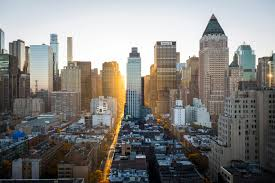
#> input picture images/city.jpg, 275 x 183 px
$ python image_processor_manual.py --operation grayscale --input images/city.jpg --output out.png
#> lines starting #> are read from the running program, lines starting #| are printed output that depends on the picture
#> in process_manual, img is the input picture: shape (183, 275, 3); mean B, G, R 126.1, 129.4, 131
import argparse
import cv2
import numpy as np

# --- 1. Grayscale: Vector Operation ---
def manual_grayscale(img_float):
    """
    Manually converts an BGR image (3D array) to grayscale (2D array)
    using the luminosity weighted average (Vector Operation).
    BGR indices: B=0, G=1, R=2 (OpenCV default).
    """
    # Isolate color channels using NumPy slicing
    B = img_float[:, :, 0]
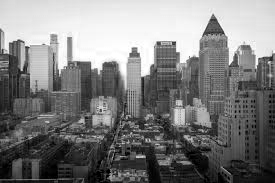
#> B: shape (183, 275) float32; min 0, max 255, mean 126.1
    G = img_float[:, :, 1]
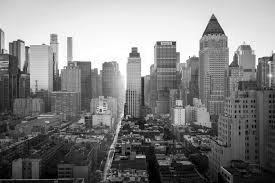
#> G: shape (183, 275) float32; min 0, max 255, mean 129.4
    R = img_float[:, :, 2]
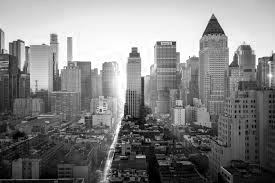
#> R: shape (183, 275) float32; min 0, max 255, mean 131

    # Perform the weighted sum (Vector Operation)
    # Gray = 0.114*B + 0.587*G + 0.299*R
    grayscale_img = (0.114 * B) + (0.587 * G) + (0.299 * R)

    return grayscale_img

# --- 2. Convolution: Core Matrix Operation ---
# [68 lines left out: functions convolve2d, manual_blur, manual_edge, not called in this run]

# ----------------------------------------
# Main processing logic and command line arguments
# ----------------------------------------

def process_manual(operation, input_path, output_path):
    img = cv2.imread(input_path)
    if img is None:
        print(f"Error: Could not load image from {input_path}")
        return

    processed_img = None

    # Convert image to float32 for accurate numerical calculations
    img_float = img.astype(np.float32)

    if operation == 'grayscale':
        # Apply manual grayscale function
        processed_img = manual_grayscale(img_float)

    else:
        # Blur and Edge detection typically start from a grayscale image
        gray_img = manual_grayscale(img_float)

        if operation == 'blur':
            processed_img = manual_blur(gray_img)
        elif operation == 'edge':
            processed_img = manual_edge(gray_img)
        else:
            print(f"Error: Unsupported operation '{operation}'.")
            return

    # Final cleanup and saving
    if processed_img is not None:
        # Clip values to 0-255 range and convert back to 8-bit integer
        processed_img = np.clip(processed_img, 0, 255).astype(np.uint8)
        cv2.imwrite(output_path, processed_img)
        print(f"✅ Successfully applied {operation} (MANUAL) and saved to {output_path}")

if __name__ == "__main__":
    parser = argparse.ArgumentParser(description="Manual Image Processor using NumPy for array/matrix operations.")
    parser.add_argument('--operation', required=True, choices=['grayscale', 'blur', 'edge'], help='Image transformation to apply.')
    parser.add_argument('--input', required=True, help='Path to the input image.')
    parser.add_argument('--output', required=True, help='Path to save the output image.')

    args = parser.parse_args()
    process_manual(args.operation, args.input, args.output)

$ run again, on images/person.jpg
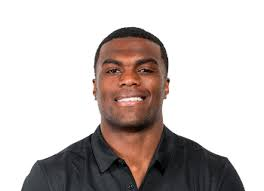
#> input picture images/person.jpg, 264 x 191 px
#> in process_manual, img is the input picture: shape (191, 264, 3); mean B, G, R 188.8, 191.2, 199.2
#> in manual_grayscale, `G = img_float[:, :, 1]`:
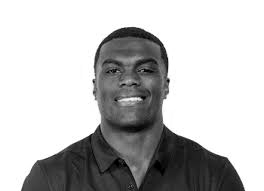
#> G: shape (191, 264) float32; min 0, max 255, mean 191.2
#> in manual_grayscale, `R = img_float[:, :, 2]`:
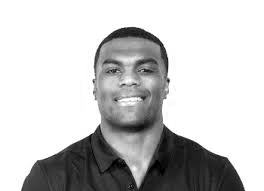
#> R: shape (191, 264) float32; min 0, max 255, mean 199.2
